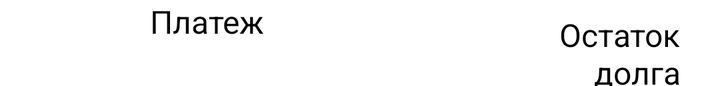
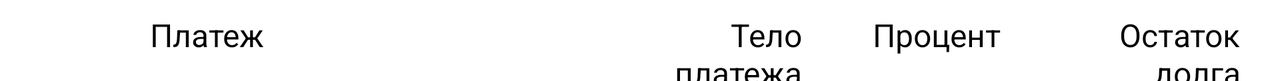

First picture: res/layout/ on a phone held upright. Second picture: the repository's own variant of that layout, on a device whose configuration matches the variant's folder. Source for both follows.
<!-- AndroidManifest.xml: application theme Theme.CreditCalculator -->
<!-- res/layout/credit_list_fragment_recycle_header.xml -->
<?xml version="1.0" encoding="utf-8"?>
<androidx.appcompat.widget.LinearLayoutCompat xmlns:android="http://schemas.android.com/apk/res/android"
    xmlns:tools="http://schemas.android.com/tools"
    android:id="@+id/scheduleRecyclerViewHeader"
    android:layout_width="match_parent"
    android:layout_height="wrap_content"
    android:background="@color/white"
    android:orientation="horizontal"
    android:paddingStart="@dimen/recycler_padding"
    android:paddingEnd="@dimen/recycler_padding"
    android:stateListAnimator="@animator/header_elevation"
    android:theme="@style/CreditCalculator.RecycleTextView">

    <androidx.appcompat.widget.AppCompatTextView
        android:layout_width="wrap_content"
        android:layout_height="wrap_content"
        android:background="@drawable/recycle_item_circle"
        android:gravity="center"
        android:textStyle="bold"
        android:visibility="invisible" />

    <androidx.appcompat.widget.LinearLayoutCompat
        android:layout_width="0dp"
        android:paddingStart="@dimen/recycler_padding"
        android:layout_height="wrap_content"
        android:layout_weight="1.5"
        android:orientation="vertical">

        <androidx.appcompat.widget.AppCompatTextView
            android:layout_width="wrap_content"
            android:layout_height="wrap_content"
            android:gravity="center_vertical|start"
            android:text="@string/payment" />

        <androidx.appcompat.widget.AppCompatTextView
            android:id="@+id/payment"
            android:layout_width="wrap_content"
            android:layout_height="wrap_content"
            android:gravity="center_vertical|start" />
    </androidx.appcompat.widget.LinearLayoutCompat>

    <androidx.appcompat.widget.AppCompatTextView
        android:layout_width="0dp"
        android:layout_height="0dp"
        android:visibility="invisible" />

    <androidx.appcompat.widget.AppCompatTextView
        android:layout_width="0dp"
        android:layout_height="0dp"
        android:visibility="invisible" />

    <androidx.appcompat.widget.AppCompatTextView
        android:layout_width="0dp"
        android:layout_height="wrap_content"
        android:layout_marginStart="@dimen/recycler_padding"
        android:layout_weight="1"
        android:gravity="center_vertical|end"
        android:text="@string/balance"
        tools:ignore="RtlSymmetry" />
</androidx.appcompat.widget.LinearLayoutCompat>
<!-- resources referenced by this layout -->
<resources>
  <color name="white">#FFFFFFFF</color>
  <dimen name="recycler_padding">20dp</dimen>
  <!-- drawable recycle_item_circle (drawable) -->
  <?xml version="1.0" encoding="utf-8"?>
  <shape xmlns:android="http://schemas.android.com/apk/res/android"
      android:shape="oval">
      <solid android:color="?attr/colorSecondaryVariant" />
  
      <size
          android:width="35dp"
          android:height="35dp" />
  </shape>
  <string name="balance">Остаток долга</string>
  <string name="payment">Платеж</string>
  <style name="CreditCalculator.RecycleTextView">
          <item name="android:textSize">16sp</item>
      </style>
  <!-- from res/values-night/ (not used when drawing this layout) -->
  <style name="Theme.CreditCalculator" parent="Theme.MaterialComponents.DayNight.DarkActionBar">
          
          <item name="colorPrimary">@color/purple_200</item>
          <item name="colorPrimaryVariant">@color/purple_700</item>
          <item name="colorOnPrimary">@color/black</item>
          
          <item name="colorSecondary">@color/teal_200</item>
          <item name="colorSecondaryVariant">@color/teal_200</item>
          <item name="colorOnSecondary">@color/black</item>
          
          <item name="android:statusBarColor" tools:targetApi="l">?attr/colorPrimaryVariant</item>
          
      </style>
  <color name="purple_200">#FFBB86FC</color>
  <color name="purple_700">#FF3700B3</color>
  <color name="black">#FF000000</color>
  <color name="teal_200">#FF03DAC5</color>
</resources>
<!-- res/layout-land/credit_list_fragment_recycle_header.xml (the repository's variant of the layout above) -->
<!-- drawn on the phone turned sideways -->
<?xml version="1.0" encoding="utf-8"?>
<androidx.appcompat.widget.LinearLayoutCompat xmlns:android="http://schemas.android.com/apk/res/android"
    xmlns:tools="http://schemas.android.com/tools"
    android:id="@+id/scheduleRecyclerViewHeader"
    android:layout_width="match_parent"
    android:layout_height="wrap_content"
    android:background="@color/white"
    android:orientation="horizontal"
    android:paddingStart="@dimen/recycler_padding"
    android:paddingEnd="@dimen/recycler_padding"
    android:stateListAnimator="@animator/header_elevation"
    android:theme="@style/CreditCalculator.RecycleTextView">

    <androidx.appcompat.widget.AppCompatTextView
        android:layout_width="wrap_content"
        android:layout_height="wrap_content"
        android:background="@drawable/recycle_item_circle"
        android:gravity="center"
        android:textStyle="bold"
        android:visibility="invisible" />

    <androidx.appcompat.widget.AppCompatTextView
        android:layout_width="wrap_content"
        android:layout_height="wrap_content"
        android:gravity="center_vertical|start"
        android:paddingStart="@dimen/recycler_padding"
        android:paddingEnd="@dimen/recycler_padding"
        android:text="@string/payment" />

    <androidx.appcompat.widget.AppCompatTextView
        android:id="@+id/payment"
        android:layout_width="0dp"
        android:layout_height="wrap_content"
        android:layout_weight="1.5"
        android:gravity="center_vertical|start" />

    <androidx.appcompat.widget.AppCompatTextView
        android:layout_width="0dp"
        android:layout_height="wrap_content"
        android:layout_weight="1"
        android:gravity="center_vertical|end"
        android:text="@string/main_debt" />

    <androidx.appcompat.widget.AppCompatTextView
        android:layout_width="0dp"
        android:layout_height="wrap_content"
        android:layout_weight="1"
        android:gravity="center_vertical|end"
        android:text="@string/percents" />

    <androidx.appcompat.widget.AppCompatTextView
        android:layout_width="0dp"
        android:layout_height="wrap_content"
        android:layout_marginStart="@dimen/recycler_padding"
        android:layout_weight="1"
        android:gravity="center_vertical|end"
        android:text="@string/balance"
        tools:ignore="RtlSymmetry" />
</androidx.appcompat.widget.LinearLayoutCompat>
<!-- resources referenced by the variant -->
<!-- as the phone turned sideways resolves them -->
<resources>
  <color name="white">#FFFFFFFF</color>
  <dimen name="recycler_padding">20dp</dimen>
  <!-- drawable recycle_item_circle (drawable) -->
  <?xml version="1.0" encoding="utf-8"?>
  <shape xmlns:android="http://schemas.android.com/apk/res/android"
      android:shape="oval">
      <solid android:color="?attr/colorSecondaryVariant" />
  
      <size
          android:width="35dp"
          android:height="35dp" />
  </shape>
  <string name="balance">Остаток долга</string>
  <string name="main_debt">Тело платежа</string>
  <string name="payment">Платеж</string>
  <string name="percents">Процент</string>
  <style name="CreditCalculator.RecycleTextView">
          <item name="android:textSize">16sp</item>
      </style>
  <!-- from res/values-night/ (not used when drawing this layout) -->
  <style name="Theme.CreditCalculator" parent="Theme.MaterialComponents.DayNight.DarkActionBar">
          
          <item name="colorPrimary">@color/purple_200</item>
          <item name="colorPrimaryVariant">@color/purple_700</item>
          <item name="colorOnPrimary">@color/black</item>
          
          <item name="colorSecondary">@color/teal_200</item>
          <item name="colorSecondaryVariant">@color/teal_200</item>
          <item name="colorOnSecondary">@color/black</item>
          
          <item name="android:statusBarColor" tools:targetApi="l">?attr/colorPrimaryVariant</item>
          
      </style>
  <color name="purple_200">#FFBB86FC</color>
  <color name="purple_700">#FF3700B3</color>
  <color name="black">#FF000000</color>
  <color name="teal_200">#FF03DAC5</color>
</resources>
